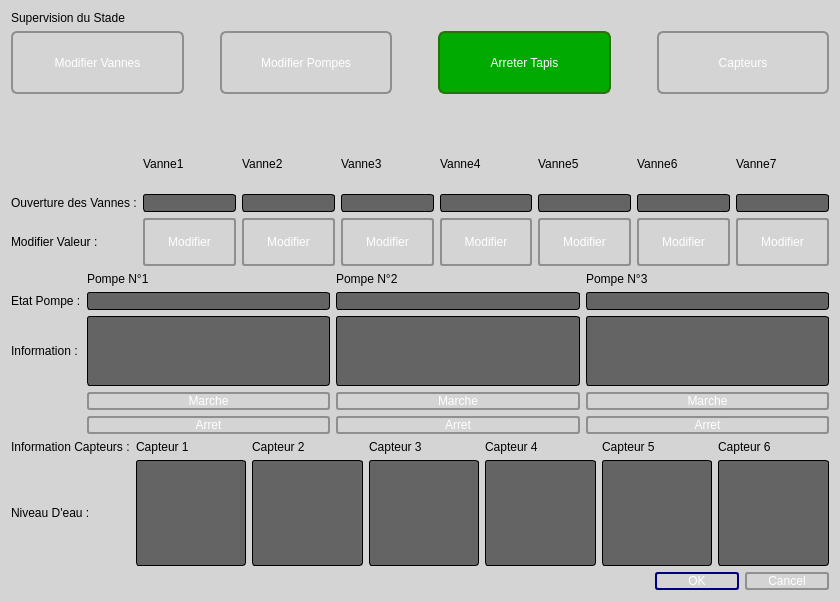
<?xml version="1.0" encoding="UTF-8"?>
<ui version="4.0">
 <class>Supervision</class>
 <widget class="QDialog" name="Supervision">
  <property name="geometry">
   <rect>
    <x>0</x>
    <y>0</y>
    <width>840</width>
    <height>601</height>
   </rect>
  </property>
  <property name="windowTitle">
   <string>Dialog</string>
  </property>
  <property name="styleSheet">
   <string notr="true">background-color: rgb(212, 212, 212);</string>
  </property>
  <layout class="QHBoxLayout" name="horizontalLayout_2">
   <item>
    <layout class="QVBoxLayout" name="verticalLayout" stretch="0,1,0,2,2,2,0">
     <item>
      <widget class="QLabel" name="Titre">
       <property name="styleSheet">
        <string notr="true">color: rgb(0, 0, 0);
font: 75 18pt &quot;Arial&quot;;</string>
       </property>
       <property name="text">
        <string>Supervision du Stade</string>
       </property>
      </widget>
     </item>
     <item>
      <layout class="QHBoxLayout" name="horizontalLayout" stretch="2,0,2,0,2,0,2">
       <item>
        <widget class="QPushButton" name="BoutonVannes">
         <property name="sizePolicy">
          <sizepolicy hsizetype="Minimum" vsizetype="Minimum">
           <horstretch>0</horstretch>
           <verstretch>0</verstretch>
          </sizepolicy>
         </property>
         <property name="styleSheet">
          <string notr="true">QPushButton {
	font: 75 12pt &quot;Arial&quot;;
	color: rgb(255, 255, 255);
         border: 2px solid #8f8f91;
         border-radius: 6px;
         background-color: qlineargradient(x1: 0, y1: 0, x2: 0, y2: 1,
                                           stop: 0 #181716, stop: 1 #3D3C3A);
         min-width: 80px;
     }

     QPushButton:pressed {
         background-color: qlineargradient(x1: 0, y1: 0, x2: 0, y2: 1,
                                           stop: 0 #3D3C3A, stop: 1 #181716);
     }

     QPushButton:flat {
         border: none; /* no border for a flat push button */
     }

     QPushButton:default {
         border-color: navy; /* make the default button prominent */
     }
</string>
         </property>
         <property name="text">
          <string>Modifier Vannes</string>
         </property>
        </widget>
       </item>
       <item>
        <spacer name="horizontalSpacer">
         <property name="orientation">
          <enum>Qt::Horizontal</enum>
         </property>
         <property name="sizeHint" stdset="0">
          <size>
           <width>30</width>
           <height>20</height>
          </size>
         </property>
        </spacer>
       </item>
       <item>
        <widget class="QPushButton" name="BoutonPompes">
         <property name="sizePolicy">
          <sizepolicy hsizetype="Minimum" vsizetype="Minimum">
           <horstretch>0</horstretch>
           <verstretch>0</verstretch>
          </sizepolicy>
         </property>
         <property name="styleSheet">
          <string notr="true">QPushButton {
	font: 75 12pt &quot;Arial&quot;;
	color: rgb(255, 255, 255);
         border: 2px solid #8f8f91;
         border-radius: 6px;
         background-color: qlineargradient(x1: 0, y1: 0, x2: 0, y2: 1,
                                           stop: 0 #181716, stop: 1 #3D3C3A);
         min-width: 80px;
     }

     QPushButton:pressed {
         background-color: qlineargradient(x1: 0, y1: 0, x2: 0, y2: 1,
                                           stop: 0 #3D3C3A, stop: 1 #181716);
     }

     QPushButton:flat {
         border: none; /* no border for a flat push button */
     }

     QPushButton:default {
         border-color: navy; /* make the default button prominent */
     }
</string>
         </property>
         <property name="text">
          <string>Modifier Pompes</string>
         </property>
        </widget>
       </item>
       <item>
        <spacer name="horizontalSpacer_2">
         <property name="orientation">
          <enum>Qt::Horizontal</enum>
         </property>
         <property name="sizeHint" stdset="0">
          <size>
           <width>40</width>
           <height>20</height>
          </size>
         </property>
        </spacer>
       </item>
       <item>
        <widget class="QPushButton" name="ArreterTapis">
         <property name="sizePolicy">
          <sizepolicy hsizetype="Minimum" vsizetype="Minimum">
           <horstretch>0</horstretch>
           <verstretch>0</verstretch>
          </sizepolicy>
         </property>
         <property name="styleSheet">
          <string notr="true">border: 2px solid #257408;
background-color: rgb(0, 170, 0);
color: rgb(255, 255, 255);
border-radius: 7px;
font: 75 12pt &quot;Arial&quot;;</string>
         </property>
         <property name="text">
          <string>Arreter Tapis</string>
         </property>
        </widget>
       </item>
       <item>
        <spacer name="horizontalSpacer_3">
         <property name="orientation">
          <enum>Qt::Horizontal</enum>
         </property>
         <property name="sizeHint" stdset="0">
          <size>
           <width>40</width>
           <height>20</height>
          </size>
         </property>
        </spacer>
       </item>
       <item>
        <widget class="QPushButton" name="BoutonCapteur">
         <property name="sizePolicy">
          <sizepolicy hsizetype="Minimum" vsizetype="Minimum">
           <horstretch>0</horstretch>
           <verstretch>0</verstretch>
          </sizepolicy>
         </property>
         <property name="styleSheet">
          <string notr="true">QPushButton {
	font: 75 12pt &quot;Arial&quot;;
	color: rgb(255, 255, 255);
         border: 2px solid #8f8f91;
         border-radius: 6px;
         background-color: qlineargradient(x1: 0, y1: 0, x2: 0, y2: 1,
                                           stop: 0 #181716, stop: 1 #3D3C3A);
         min-width: 80px;
     }

     QPushButton:pressed {
         background-color: qlineargradient(x1: 0, y1: 0, x2: 0, y2: 1,
                                           stop: 0 #3D3C3A, stop: 1 #181716);
     }

     QPushButton:flat {
         border: none; /* no border for a flat push button */
     }

     QPushButton:default {
         border-color: navy; /* make the default button prominent */
     }
</string>
         </property>
         <property name="text">
          <string>Capteurs</string>
         </property>
        </widget>
       </item>
      </layout>
     </item>
     <item>
      <spacer name="verticalSpacer">
       <property name="orientation">
        <enum>Qt::Vertical</enum>
       </property>
       <property name="sizeType">
        <enum>QSizePolicy::MinimumExpanding</enum>
       </property>
       <property name="sizeHint" stdset="0">
        <size>
         <width>20</width>
         <height>40</height>
        </size>
       </property>
      </spacer>
     </item>
     <item>
      <layout class="QGridLayout" name="gridModifVannes" rowstretch="0,0,0,0" columnstretch="0,0,0,0,0,0,0,0">
       <item row="3" column="4">
        <widget class="QPushButton" name="boutonModifVanne4">
         <property name="sizePolicy">
          <sizepolicy hsizetype="Minimum" vsizetype="Minimum">
           <horstretch>0</horstretch>
           <verstretch>0</verstretch>
          </sizepolicy>
         </property>
         <property name="styleSheet">
          <string notr="true">QPushButton {
	font: 75 10pt &quot;Arial&quot;;
	color: rgb(255, 255, 255);
         border: 2px solid #8f8f91;
         border-radius: 3px;
         background-color: qlineargradient(x1: 0, y1: 0, x2: 0, y2: 1,
                                           stop: 0 #181716, stop: 1 #3D3C3A);
         min-width: 80px;
     }

     QPushButton:pressed {
         background-color: qlineargradient(x1: 0, y1: 0, x2: 0, y2: 1,
                                           stop: 0 #3D3C3A, stop: 1 #181716);
     }

     QPushButton:flat {
         border: none; /* no border for a flat push button */
     }

     QPushButton:default {
         border-color: navy; /* make the default button prominent */
     }</string>
         </property>
         <property name="text">
          <string>Modifier</string>
         </property>
        </widget>
       </item>
       <item row="3" column="3">
        <widget class="QPushButton" name="boutonModifVanne3">
         <property name="sizePolicy">
          <sizepolicy hsizetype="Minimum" vsizetype="Minimum">
           <horstretch>0</horstretch>
           <verstretch>0</verstretch>
          </sizepolicy>
         </property>
         <property name="styleSheet">
          <string notr="true">QPushButton {
	font: 75 10pt &quot;Arial&quot;;
	color: rgb(255, 255, 255);
         border: 2px solid #8f8f91;
         border-radius: 3px;
         background-color: qlineargradient(x1: 0, y1: 0, x2: 0, y2: 1,
                                           stop: 0 #181716, stop: 1 #3D3C3A);
         min-width: 80px;
     }

     QPushButton:pressed {
         background-color: qlineargradient(x1: 0, y1: 0, x2: 0, y2: 1,
                                           stop: 0 #3D3C3A, stop: 1 #181716);
     }

     QPushButton:flat {
         border: none; /* no border for a flat push button */
     }

     QPushButton:default {
         border-color: navy; /* make the default button prominent */
     }</string>
         </property>
         <property name="text">
          <string>Modifier</string>
         </property>
        </widget>
       </item>
       <item row="3" column="2">
        <widget class="QPushButton" name="boutonModifVanne2">
         <property name="sizePolicy">
          <sizepolicy hsizetype="Minimum" vsizetype="Minimum">
           <horstretch>0</horstretch>
           <verstretch>0</verstretch>
          </sizepolicy>
         </property>
         <property name="styleSheet">
          <string notr="true">QPushButton {
	font: 75 10pt &quot;Arial&quot;;
	color: rgb(255, 255, 255);
         border: 2px solid #8f8f91;
         border-radius: 3px;
         background-color: qlineargradient(x1: 0, y1: 0, x2: 0, y2: 1,
                                           stop: 0 #181716, stop: 1 #3D3C3A);
         min-width: 80px;
     }

     QPushButton:pressed {
         background-color: qlineargradient(x1: 0, y1: 0, x2: 0, y2: 1,
                                           stop: 0 #3D3C3A, stop: 1 #181716);
     }

     QPushButton:flat {
         border: none; /* no border for a flat push button */
     }

     QPushButton:default {
         border-color: navy; /* make the default button prominent */
     }</string>
         </property>
         <property name="text">
          <string>Modifier</string>
         </property>
        </widget>
       </item>
       <item row="3" column="1">
        <widget class="QPushButton" name="boutonModifValeurVanne1">
         <property name="sizePolicy">
          <sizepolicy hsizetype="Minimum" vsizetype="Minimum">
           <horstretch>0</horstretch>
           <verstretch>0</verstretch>
          </sizepolicy>
         </property>
         <property name="styleSheet">
          <string notr="true">QPushButton {
	font: 75 10pt &quot;Arial&quot;;
	color: rgb(255, 255, 255);
         border: 2px solid #8f8f91;
         border-radius: 3px;
         background-color: qlineargradient(x1: 0, y1: 0, x2: 0, y2: 1,
                                           stop: 0 #181716, stop: 1 #3D3C3A);
         min-width: 80px;
     }

     QPushButton:pressed {
         background-color: qlineargradient(x1: 0, y1: 0, x2: 0, y2: 1,
                                           stop: 0 #3D3C3A, stop: 1 #181716);
     }

     QPushButton:flat {
         border: none; /* no border for a flat push button */
     }

     QPushButton:default {
         border-color: navy; /* make the default button prominent */
     }</string>
         </property>
         <property name="text">
          <string>Modifier</string>
         </property>
        </widget>
       </item>
       <item row="1" column="4">
        <widget class="QLineEdit" name="EditVanne4">
         <property name="styleSheet">
          <string notr="true">QLineEdit 
{
     border: 1px solid black;
     border-radius: 3px;
	background-color: rgb(100,100, 100);
     selection-background-color: black;
 }</string>
         </property>
        </widget>
       </item>
       <item row="1" column="2">
        <widget class="QLineEdit" name="EditVanne2">
         <property name="styleSheet">
          <string notr="true">QLineEdit 
{
     border: 1px solid black;
     border-radius: 3px;
	background-color: rgb(100,100, 100);
     selection-background-color: black;
 }</string>
         </property>
        </widget>
       </item>
       <item row="1" column="1">
        <widget class="QLineEdit" name="EditVanne1">
         <property name="sizePolicy">
          <sizepolicy hsizetype="Preferred" vsizetype="Preferred">
           <horstretch>0</horstretch>
           <verstretch>0</verstretch>
          </sizepolicy>
         </property>
         <property name="styleSheet">
          <string notr="true">QLineEdit 
{
     border: 1px solid black;
     border-radius: 3px;
	background-color: rgb(100,100, 100);
     selection-background-color: black;
 }</string>
         </property>
        </widget>
       </item>
       <item row="1" column="7">
        <widget class="QLineEdit" name="EditVanne7">
         <property name="styleSheet">
          <string notr="true">QLineEdit 
{
     border: 1px solid black;
     border-radius: 3px;
	background-color: rgb(100,100, 100);
     selection-background-color: black;
 }</string>
         </property>
        </widget>
       </item>
       <item row="0" column="1">
        <widget class="QLabel" name="labelVanne1">
         <property name="styleSheet">
          <string notr="true">color: rgb(0, 0, 0);</string>
         </property>
         <property name="text">
          <string>Vanne1</string>
         </property>
        </widget>
       </item>
       <item row="0" column="7">
        <widget class="QLabel" name="labelVanne7">
         <property name="styleSheet">
          <string notr="true">color: rgb(0, 0, 0);</string>
         </property>
         <property name="text">
          <string>Vanne7</string>
         </property>
        </widget>
       </item>
       <item row="0" column="6">
        <widget class="QLabel" name="labelVanne6">
         <property name="styleSheet">
          <string notr="true">color: rgb(0, 0, 0);</string>
         </property>
         <property name="text">
          <string>Vanne6</string>
         </property>
        </widget>
       </item>
       <item row="0" column="5">
        <widget class="QLabel" name="labelVanne5">
         <property name="styleSheet">
          <string notr="true">color: rgb(0, 0, 0);</string>
         </property>
         <property name="text">
          <string>Vanne5</string>
         </property>
        </widget>
       </item>
       <item row="0" column="3">
        <widget class="QLabel" name="labelVanne3">
         <property name="styleSheet">
          <string notr="true">color: rgb(0, 0, 0);</string>
         </property>
         <property name="text">
          <string>Vanne3</string>
         </property>
        </widget>
       </item>
       <item row="0" column="2">
        <widget class="QLabel" name="labelVanne2">
         <property name="styleSheet">
          <string notr="true">color: rgb(0, 0, 0);</string>
         </property>
         <property name="text">
          <string>Vanne2</string>
         </property>
        </widget>
       </item>
       <item row="1" column="5">
        <widget class="QLineEdit" name="EditVanne5">
         <property name="styleSheet">
          <string notr="true">QLineEdit 
{
     border: 1px solid black;
     border-radius: 3px;
	background-color: rgb(100,100, 100);
     selection-background-color: black;
 }</string>
         </property>
        </widget>
       </item>
       <item row="1" column="0">
        <widget class="QLabel" name="labelvanne">
         <property name="styleSheet">
          <string notr="true">color: rgb(0, 0, 0);</string>
         </property>
         <property name="text">
          <string>Ouverture des Vannes :</string>
         </property>
        </widget>
       </item>
       <item row="1" column="6">
        <widget class="QLineEdit" name="EditVanne6">
         <property name="styleSheet">
          <string notr="true">QLineEdit 
{
     border: 1px solid black;
     border-radius: 3px;
	background-color: rgb(100,100, 100);
     selection-background-color: black;
 }</string>
         </property>
        </widget>
       </item>
       <item row="3" column="5">
        <widget class="QPushButton" name="boutonModifVanne5">
         <property name="sizePolicy">
          <sizepolicy hsizetype="Minimum" vsizetype="Minimum">
           <horstretch>0</horstretch>
           <verstretch>0</verstretch>
          </sizepolicy>
         </property>
         <property name="styleSheet">
          <string notr="true">QPushButton {
	font: 75 10pt &quot;Arial&quot;;
	color: rgb(255, 255, 255);
         border: 2px solid #8f8f91;
         border-radius: 3px;
         background-color: qlineargradient(x1: 0, y1: 0, x2: 0, y2: 1,
                                           stop: 0 #181716, stop: 1 #3D3C3A);
         min-width: 80px;
     }

     QPushButton:pressed {
         background-color: qlineargradient(x1: 0, y1: 0, x2: 0, y2: 1,
                                           stop: 0 #3D3C3A, stop: 1 #181716);
     }

     QPushButton:flat {
         border: none; /* no border for a flat push button */
     }

     QPushButton:default {
         border-color: navy; /* make the default button prominent */
     }</string>
         </property>
         <property name="text">
          <string>Modifier</string>
         </property>
        </widget>
       </item>
       <item row="3" column="6">
        <widget class="QPushButton" name="boutonModifVanne6">
         <property name="sizePolicy">
          <sizepolicy hsizetype="Minimum" vsizetype="Minimum">
           <horstretch>0</horstretch>
           <verstretch>0</verstretch>
          </sizepolicy>
         </property>
         <property name="styleSheet">
          <string notr="true">QPushButton {
	font: 75 10pt &quot;Arial&quot;;
	color: rgb(255, 255, 255);
         border: 2px solid #8f8f91;
         border-radius: 3px;
         background-color: qlineargradient(x1: 0, y1: 0, x2: 0, y2: 1,
                                           stop: 0 #181716, stop: 1 #3D3C3A);
         min-width: 80px;
     }

     QPushButton:pressed {
         background-color: qlineargradient(x1: 0, y1: 0, x2: 0, y2: 1,
                                           stop: 0 #3D3C3A, stop: 1 #181716);
     }

     QPushButton:flat {
         border: none; /* no border for a flat push button */
     }

     QPushButton:default {
         border-color: navy; /* make the default button prominent */
     }</string>
         </property>
         <property name="text">
          <string>Modifier</string>
         </property>
        </widget>
       </item>
       <item row="0" column="4">
        <widget class="QLabel" name="labelVanne4">
         <property name="styleSheet">
          <string notr="true">color: rgb(0, 0, 0);</string>
         </property>
         <property name="text">
          <string>Vanne4</string>
         </property>
        </widget>
       </item>
       <item row="3" column="7">
        <widget class="QPushButton" name="boutonModifVanne7">
         <property name="sizePolicy">
          <sizepolicy hsizetype="Minimum" vsizetype="Minimum">
           <horstretch>0</horstretch>
           <verstretch>0</verstretch>
          </sizepolicy>
         </property>
         <property name="styleSheet">
          <string notr="true">QPushButton {
	font: 75 10pt &quot;Arial&quot;;
	color: rgb(255, 255, 255);
         border: 2px solid #8f8f91;
         border-radius: 3px;
         background-color: qlineargradient(x1: 0, y1: 0, x2: 0, y2: 1,
                                           stop: 0 #181716, stop: 1 #3D3C3A);
         min-width: 80px;
     }

     QPushButton:pressed {
         background-color: qlineargradient(x1: 0, y1: 0, x2: 0, y2: 1,
                                           stop: 0 #3D3C3A, stop: 1 #181716);
     }

     QPushButton:flat {
         border: none; /* no border for a flat push button */
     }

     QPushButton:default {
         border-color: navy; /* make the default button prominent */
     }</string>
         </property>
         <property name="text">
          <string>Modifier</string>
         </property>
        </widget>
       </item>
       <item row="3" column="0">
        <widget class="QLabel" name="labelModifValVanne">
         <property name="styleSheet">
          <string notr="true">color: rgb(0, 0, 0);</string>
         </property>
         <property name="text">
          <string>Modifier Valeur :</string>
         </property>
        </widget>
       </item>
       <item row="1" column="3">
        <widget class="QLineEdit" name="EditVanne3">
         <property name="styleSheet">
          <string notr="true">QLineEdit 
{
     border: 1px solid black;
     border-radius: 3px;
	background-color: rgb(100,100, 100);
     selection-background-color: black;
 }</string>
         </property>
        </widget>
       </item>
       <item row="0" column="0">
        <widget class="QLabel" name="videV">
         <property name="text">
          <string/>
         </property>
        </widget>
       </item>
      </layout>
     </item>
     <item>
      <layout class="QGridLayout" name="gridModifPompes" rowstretch="0,0,0,1,1" rowminimumheight="0,0,0,1,1">
       <item row="0" column="0">
        <widget class="QLabel" name="videP">
         <property name="text">
          <string/>
         </property>
        </widget>
       </item>
       <item row="0" column="1">
        <widget class="QLabel" name="labelPompe1">
         <property name="styleSheet">
          <string notr="true">color: rgb(0, 0, 0);</string>
         </property>
         <property name="text">
          <string>Pompe N°1</string>
         </property>
        </widget>
       </item>
       <item row="0" column="2">
        <widget class="QLabel" name="labelPompe2">
         <property name="styleSheet">
          <string notr="true">color: rgb(0, 0, 0);</string>
         </property>
         <property name="text">
          <string>Pompe N°2</string>
         </property>
        </widget>
       </item>
       <item row="4" column="2">
        <widget class="QPushButton" name="ArretPompe2">
         <property name="sizePolicy">
          <sizepolicy hsizetype="Preferred" vsizetype="Preferred">
           <horstretch>0</horstretch>
           <verstretch>0</verstretch>
          </sizepolicy>
         </property>
         <property name="styleSheet">
          <string notr="true">QPushButton {
	font: 75 10pt &quot;Arial&quot;;
	color: rgb(255, 255, 255);
         border: 2px solid #8f8f91;
         border-radius: 3px;
         background-color: qlineargradient(x1: 0, y1: 0, x2: 0, y2: 1,
                                           stop: 0 #181716, stop: 1 #3D3C3A);
         min-width: 80px;
     }

     QPushButton:pressed {
         background-color: qlineargradient(x1: 0, y1: 0, x2: 0, y2: 1,
                                           stop: 0 #3D3C3A, stop: 1 #181716);
     }

     QPushButton:flat {
         border: none; /* no border for a flat push button */
     }

     QPushButton:default {
         border-color: navy; /* make the default button prominent */
     }</string>
         </property>
         <property name="text">
          <string>Arret</string>
         </property>
        </widget>
       </item>
       <item row="2" column="0">
        <widget class="QLabel" name="labelInfoPompe">
         <property name="styleSheet">
          <string notr="true">color: rgb(0, 0, 0);</string>
         </property>
         <property name="text">
          <string>Information :</string>
         </property>
        </widget>
       </item>
       <item row="1" column="3">
        <widget class="QLineEdit" name="Etatpompe3">
         <property name="styleSheet">
          <string notr="true">QLineEdit 
{
     border: 1px solid black;
     border-radius: 3px;
	background-color: rgb(100,100, 100);
     selection-background-color: black;
 }</string>
         </property>
        </widget>
       </item>
       <item row="4" column="1">
        <widget class="QPushButton" name="ArretPompe1">
         <property name="sizePolicy">
          <sizepolicy hsizetype="Preferred" vsizetype="Preferred">
           <horstretch>0</horstretch>
           <verstretch>0</verstretch>
          </sizepolicy>
         </property>
         <property name="styleSheet">
          <string notr="true">QPushButton {
	font: 75 10pt &quot;Arial&quot;;
	color: rgb(255, 255, 255);
         border: 2px solid #8f8f91;
         border-radius: 3px;
         background-color: qlineargradient(x1: 0, y1: 0, x2: 0, y2: 1,
                                           stop: 0 #181716, stop: 1 #3D3C3A);
         min-width: 80px;
     }

     QPushButton:pressed {
         background-color: qlineargradient(x1: 0, y1: 0, x2: 0, y2: 1,
                                           stop: 0 #3D3C3A, stop: 1 #181716);
     }

     QPushButton:flat {
         border: none; /* no border for a flat push button */
     }

     QPushButton:default {
         border-color: navy; /* make the default button prominent */
     }</string>
         </property>
         <property name="text">
          <string>Arret</string>
         </property>
        </widget>
       </item>
       <item row="4" column="3">
        <widget class="QPushButton" name="ArretPompe3">
         <property name="sizePolicy">
          <sizepolicy hsizetype="Preferred" vsizetype="Preferred">
           <horstretch>0</horstretch>
           <verstretch>0</verstretch>
          </sizepolicy>
         </property>
         <property name="styleSheet">
          <string notr="true">QPushButton {
	font: 75 10pt &quot;Arial&quot;;
	color: rgb(255, 255, 255);
         border: 2px solid #8f8f91;
         border-radius: 3px;
         background-color: qlineargradient(x1: 0, y1: 0, x2: 0, y2: 1,
                                           stop: 0 #181716, stop: 1 #3D3C3A);
         min-width: 80px;
     }

     QPushButton:pressed {
         background-color: qlineargradient(x1: 0, y1: 0, x2: 0, y2: 1,
                                           stop: 0 #3D3C3A, stop: 1 #181716);
     }

     QPushButton:flat {
         border: none; /* no border for a flat push button */
     }

     QPushButton:default {
         border-color: navy; /* make the default button prominent */
     }</string>
         </property>
         <property name="text">
          <string>Arret</string>
         </property>
        </widget>
       </item>
       <item row="0" column="3">
        <widget class="QLabel" name="labelPompe3">
         <property name="styleSheet">
          <string notr="true">color: rgb(0, 0, 0);</string>
         </property>
         <property name="text">
          <string>Pompe N°3</string>
         </property>
        </widget>
       </item>
       <item row="1" column="2">
        <widget class="QLineEdit" name="Etatpompe2">
         <property name="styleSheet">
          <string notr="true">QLineEdit 
{
     border: 1px solid black;
     border-radius: 3px;
	background-color: rgb(100,100, 100);
     selection-background-color: black;
 }</string>
         </property>
        </widget>
       </item>
       <item row="1" column="1">
        <widget class="QLineEdit" name="Etatpompe1">
         <property name="styleSheet">
          <string notr="true">QLineEdit 
{
     border: 1px solid black;
     border-radius: 3px;
	background-color: rgb(100,100, 100);
     selection-background-color: black;
 }</string>
         </property>
        </widget>
       </item>
       <item row="3" column="2">
        <widget class="QPushButton" name="MarchePompe2">
         <property name="sizePolicy">
          <sizepolicy hsizetype="Preferred" vsizetype="Preferred">
           <horstretch>0</horstretch>
           <verstretch>0</verstretch>
          </sizepolicy>
         </property>
         <property name="styleSheet">
          <string notr="true">QPushButton {
	font: 75 10pt &quot;Arial&quot;;
	color: rgb(255, 255, 255);
         border: 2px solid #8f8f91;
         border-radius: 3px;
         background-color: qlineargradient(x1: 0, y1: 0, x2: 0, y2: 1,
                                           stop: 0 #181716, stop: 1 #3D3C3A);
         min-width: 80px;
     }

     QPushButton:pressed {
         background-color: qlineargradient(x1: 0, y1: 0, x2: 0, y2: 1,
                                           stop: 0 #3D3C3A, stop: 1 #181716);
     }

     QPushButton:flat {
         border: none; /* no border for a flat push button */
     }

     QPushButton:default {
         border-color: navy; /* make the default button prominent */
     }</string>
         </property>
         <property name="text">
          <string>Marche</string>
         </property>
        </widget>
       </item>
       <item row="1" column="0">
        <widget class="QLabel" name="labelEtatPompe">
         <property name="styleSheet">
          <string notr="true">color: rgb(0, 0, 0);</string>
         </property>
         <property name="text">
          <string>Etat Pompe :</string>
         </property>
        </widget>
       </item>
       <item row="3" column="1">
        <widget class="QPushButton" name="MarchePompe1">
         <property name="sizePolicy">
          <sizepolicy hsizetype="Preferred" vsizetype="Preferred">
           <horstretch>0</horstretch>
           <verstretch>0</verstretch>
          </sizepolicy>
         </property>
         <property name="styleSheet">
          <string notr="true">QPushButton {
	font: 75 10pt &quot;Arial&quot;;
	color: rgb(255, 255, 255);
         border: 2px solid #8f8f91;
         border-radius: 3px;
         background-color: qlineargradient(x1: 0, y1: 0, x2: 0, y2: 1,
                                           stop: 0 #181716, stop: 1 #3D3C3A);
         min-width: 80px;
     }

     QPushButton:pressed {
         background-color: qlineargradient(x1: 0, y1: 0, x2: 0, y2: 1,
                                           stop: 0 #3D3C3A, stop: 1 #181716);
     }

     QPushButton:flat {
         border: none; /* no border for a flat push button */
     }

     QPushButton:default {
         border-color: navy; /* make the default button prominent */
     }</string>
         </property>
         <property name="text">
          <string>Marche</string>
         </property>
        </widget>
       </item>
       <item row="3" column="3">
        <widget class="QPushButton" name="MarchePompe3">
         <property name="sizePolicy">
          <sizepolicy hsizetype="Preferred" vsizetype="Preferred">
           <horstretch>0</horstretch>
           <verstretch>0</verstretch>
          </sizepolicy>
         </property>
         <property name="styleSheet">
          <string notr="true">QPushButton {
	font: 75 10pt &quot;Arial&quot;;
	color: rgb(255, 255, 255);
         border: 2px solid #8f8f91;
         border-radius: 3px;
         background-color: qlineargradient(x1: 0, y1: 0, x2: 0, y2: 1,
                                           stop: 0 #181716, stop: 1 #3D3C3A);
         min-width: 80px;
     }

     QPushButton:pressed {
         background-color: qlineargradient(x1: 0, y1: 0, x2: 0, y2: 1,
                                           stop: 0 #3D3C3A, stop: 1 #181716);
     }

     QPushButton:flat {
         border: none; /* no border for a flat push button */
     }

     QPushButton:default {
         border-color: navy; /* make the default button prominent */
     }</string>
         </property>
         <property name="text">
          <string>Marche</string>
         </property>
        </widget>
       </item>
       <item row="2" column="1">
        <widget class="QTextEdit" name="infoPompe1">
         <property name="styleSheet">
          <string notr="true">QTextEdit
{
     border: 1px solid black;
     border-radius: 3px;
	background-color: rgb(100,100, 100);
     selection-background-color: black;
 }</string>
         </property>
        </widget>
       </item>
       <item row="2" column="2">
        <widget class="QTextEdit" name="infoPompe2">
         <property name="styleSheet">
          <string notr="true">QTextEdit
{
     border: 1px solid black;
     border-radius: 3px;
	background-color: rgb(100,100, 100);
     selection-background-color: black;
 }</string>
         </property>
        </widget>
       </item>
       <item row="2" column="3">
        <widget class="QTextEdit" name="infoPompe3">
         <property name="styleSheet">
          <string notr="true">QTextEdit
{
     border: 1px solid black;
     border-radius: 3px;
	background-color: rgb(100,100, 100);
     selection-background-color: black;
 }</string>
         </property>
        </widget>
       </item>
      </layout>
     </item>
     <item>
      <layout class="QGridLayout" name="gridCapteur" rowstretch="0,0">
       <item row="0" column="5">
        <widget class="QLabel" name="labelCapteur5">
         <property name="styleSheet">
          <string notr="true">color: rgb(0, 0, 0);</string>
         </property>
         <property name="text">
          <string>Capteur 5</string>
         </property>
        </widget>
       </item>
       <item row="0" column="2">
        <widget class="QLabel" name="labelCapteur2">
         <property name="styleSheet">
          <string notr="true">color: rgb(0, 0, 0);</string>
         </property>
         <property name="text">
          <string>Capteur 2</string>
         </property>
        </widget>
       </item>
       <item row="1" column="2">
        <widget class="QTextEdit" name="nivEauCap2">
         <property name="styleSheet">
          <string notr="true">QTextEdit
{
     border: 1px solid black;
     border-radius: 3px;
	background-color: rgb(100,100, 100);
     selection-background-color: black;
 }</string>
         </property>
        </widget>
       </item>
       <item row="1" column="5">
        <widget class="QTextEdit" name="nivEauCap5">
         <property name="styleSheet">
          <string notr="true">QTextEdit
{
     border: 1px solid black;
     border-radius: 3px;
	background-color: rgb(100,100, 100);
     selection-background-color: black;
 }</string>
         </property>
        </widget>
       </item>
       <item row="0" column="6">
        <widget class="QLabel" name="labelCapteur6">
         <property name="styleSheet">
          <string notr="true">color: rgb(0, 0, 0);</string>
         </property>
         <property name="text">
          <string>Capteur 6</string>
         </property>
        </widget>
       </item>
       <item row="0" column="0">
        <widget class="QLabel" name="labelInfoCapteur">
         <property name="styleSheet">
          <string notr="true">color: rgb(0, 0, 0);</string>
         </property>
         <property name="text">
          <string>Information Capteurs :</string>
         </property>
        </widget>
       </item>
       <item row="0" column="4">
        <widget class="QLabel" name="labelCapteur4">
         <property name="styleSheet">
          <string notr="true">color: rgb(0, 0, 0);</string>
         </property>
         <property name="text">
          <string>Capteur 4</string>
         </property>
        </widget>
       </item>
       <item row="0" column="3">
        <widget class="QLabel" name="labelCapteur3">
         <property name="styleSheet">
          <string notr="true">color: rgb(0, 0, 0);</string>
         </property>
         <property name="text">
          <string>Capteur 3</string>
         </property>
        </widget>
       </item>
       <item row="1" column="4">
        <widget class="QTextEdit" name="nivEauCap4">
         <property name="styleSheet">
          <string notr="true">QTextEdit
{
     border: 1px solid black;
     border-radius: 3px;
	background-color: rgb(100,100, 100);
     selection-background-color: black;
 }</string>
         </property>
        </widget>
       </item>
       <item row="1" column="1">
        <widget class="QTextEdit" name="nivEauCap1">
         <property name="styleSheet">
          <string notr="true">QTextEdit
{
     border: 1px solid black;
     border-radius: 3px;
	background-color: rgb(100,100, 100);
     selection-background-color: black;
 }</string>
         </property>
        </widget>
       </item>
       <item row="1" column="0">
        <widget class="QLabel" name="label">
         <property name="styleSheet">
          <string notr="true">color: rgb(0, 0, 0);</string>
         </property>
         <property name="text">
          <string>Niveau D'eau :</string>
         </property>
        </widget>
       </item>
       <item row="1" column="3">
        <widget class="QTextEdit" name="nivEauCap3">
         <property name="styleSheet">
          <string notr="true">QTextEdit
{
     border: 1px solid black;
     border-radius: 3px;
	background-color: rgb(100,100, 100);
     selection-background-color: black;
 }</string>
         </property>
        </widget>
       </item>
       <item row="0" column="1">
        <widget class="QLabel" name="labelCapteur1">
         <property name="styleSheet">
          <string notr="true">color: rgb(0, 0, 0);</string>
         </property>
         <property name="text">
          <string>Capteur 1</string>
         </property>
        </widget>
       </item>
       <item row="1" column="6">
        <widget class="QTextEdit" name="nivEauCap6">
         <property name="styleSheet">
          <string notr="true">QTextEdit
{
     border: 1px solid black;
     border-radius: 3px;
	background-color: rgb(100,100, 100);
     selection-background-color: black;
 }</string>
         </property>
        </widget>
       </item>
      </layout>
     </item>
     <item>
      <widget class="QDialogButtonBox" name="buttonBox">
       <property name="styleSheet">
        <string notr="true">QPushButton {
	font: 75 10pt &quot;Arial&quot;;
	color: rgb(255, 255, 255);
         border: 2px solid #8f8f91;
         border-radius: 3px;
         background-color: qlineargradient(x1: 0, y1: 0, x2: 0, y2: 1,
                                           stop: 0 #181716, stop: 1 #3D3C3A);
         min-width: 80px;
     }

     QPushButton:pressed {
         background-color: qlineargradient(x1: 0, y1: 0, x2: 0, y2: 1,
                                           stop: 0 #3D3C3A, stop: 1 #181716);
     }

     QPushButton:flat {
         border: none; /* no border for a flat push button */
     }

     QPushButton:default {
         border-color: navy; /* make the default button prominent */
     }</string>
       </property>
       <property name="orientation">
        <enum>Qt::Horizontal</enum>
       </property>
       <property name="standardButtons">
        <set>QDialogButtonBox::Cancel|QDialogButtonBox::Ok</set>
       </property>
      </widget>
     </item>
    </layout>
   </item>
  </layout>
 </widget>
 <resources/>
 <connections>
  <connection>
   <sender>buttonBox</sender>
   <signal>accepted()</signal>
   <receiver>Supervision</receiver>
   <slot>accept()</slot>
   <hints>
    <hint type="sourcelabel">
     <x>258</x>
     <y>590</y>
    </hint>
    <hint type="destinationlabel">
     <x>157</x>
     <y>274</y>
    </hint>
   </hints>
  </connection>
  <connection>
   <sender>buttonBox</sender>
   <signal>rejected()</signal>
   <receiver>Supervision</receiver>
   <slot>reject()</slot>
   <hints>
    <hint type="sourcelabel">
     <x>326</x>
     <y>590</y>
    </hint>
    <hint type="destinationlabel">
     <x>286</x>
     <y>274</y>
    </hint>
   </hints>
  </connection>
 </connections>
</ui>
